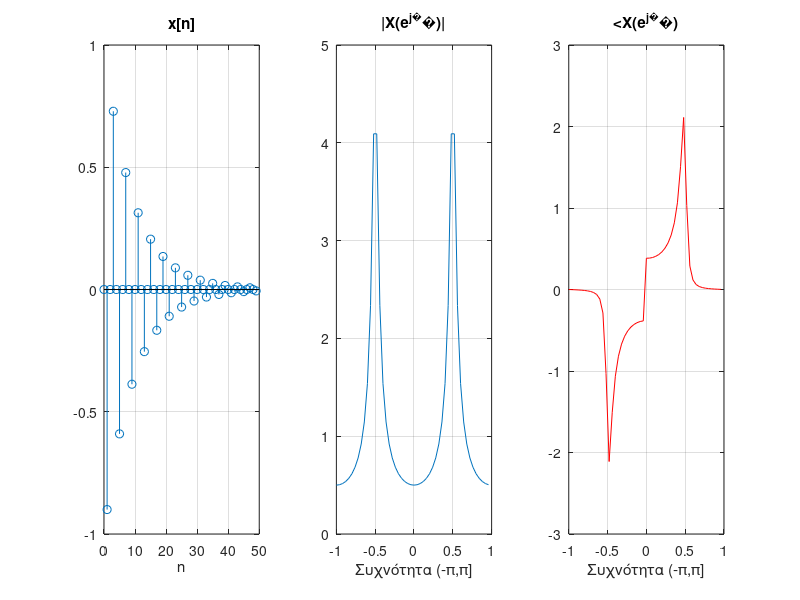

Write the MATLAB code that produced this figure.
% Example 10.17

N = 50;                     % Ν: μήκος ακολουθίας και DFT
a = 0.9;  w0 = 3*pi/2;      % Ορισμός τιμών μεταβλητών α και ω0
n = [0:N-1];                % Ορισμός κλίμακας χρόνου
x = a.^n .* sin(n*w0);      % x[n] = a^n sin(n*w0) u[n]
X = fftshift(fft(x));       % Υπολογισμός DFT
w = 0:2*pi/N:2*pi-2*pi/N;   % Ορισμός κλίμακας συχνοτήτων
w_norm = (w-pi)/pi;         % Κανονικοποιημένη συχνότητα
magX = abs(X);              % Μέτρο
phaseX = angle(X) .* magX/max(magX); % Αναδιπλωμένη φάση

% Σχεδιασμός σήματος x[n] = a^n sin(n*w0) u[n]
subplot(131); stem(n,x); xlabel('n'); title('x[n]'); grid on;

% Σχεδιασμός φάσματος πλάτους |X(e^jω)|
subplot(132); plot(w_norm, magX); grid on; ylim([0,5]);
xlabel('Συχνότητα (-π,π]'); title('|X(e^j^ω)|'); 

% Σχεδιασμός φάσματος φάσης <X(e^jω)
subplot(133); plot(w_norm, phaseX, 'r'); grid on; 
xlabel('Συχνότητα (-π,π]'); title('<X(e^j^ω)');
